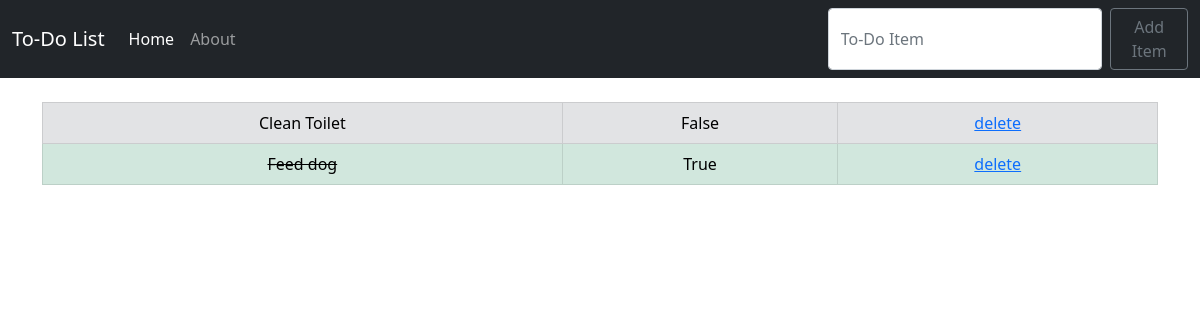
Before: /home.html with the older database file.
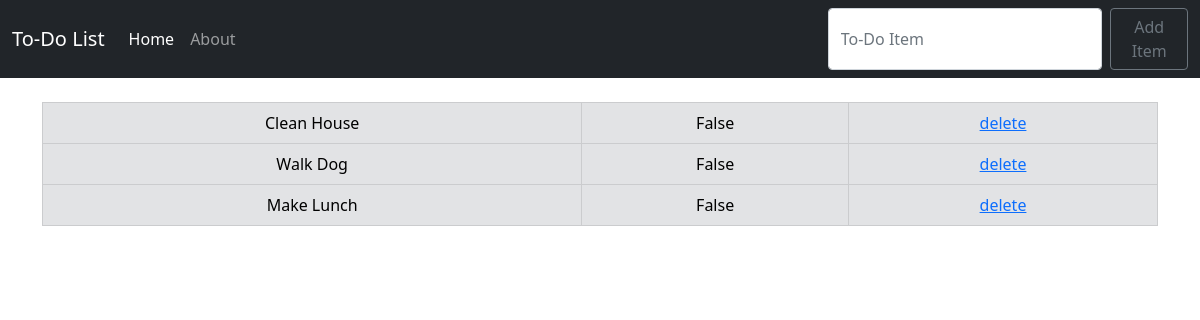
After: the same page with the newer database file.
### todo_list/models.py (models this page shows, shortened)
class List(models.Model):
    item = models.CharField(max_length=200)
    completed = models.BooleanField(default=False)

### todo_list/views.py (the view)
# urls.py: 2. Add a URL to urlpatterns:  path('', views.home, name='home')
def home(request):
    if request.method == 'POST':
        form = ListForm(request.POST or None)
        if form.is_valid():
            form.save()
            all_items = List.objects.all()
            messages.success(request,"Message Posted Successfully")
            return render(request, 'home.html', {'all_items': all_items})
    else:
        all_items = List.objects.all()
        return render(request, 'home.html', {'all_items': all_items})

### todo_list/templates/home.html (shortened to what this page needs)
{% extends 'base.html' %}
{% block content %}
{%  if all_items %}
    <table class="table table-bordered table-dark">
        {% for  items in all_items %}
            {% if items.completed %}
                <tr class = "table-success">
                    <td class="striker" style="text-align :center;">{{items.item}} </td>
                    <td style="text-align :center;">{{items.completed}}</td>
                    <td style="text-align :center;"><a href="{% url 'delete' items.id %}">delete</a></td>
                </tr>
            {% else %}
            <tr class = "table-secondary">
                <td style="text-align :center;">{{items.item}} </td>
                <td style="text-align :center;">{{items.completed}}</td>
                <td style="text-align :center;"><a href="{% url 'delete' items.id %}">delete</a></td>
            </tr>
            {% endif %}
        {% endfor %}
    </table>
{% endif %}
{% endblock %}

### todo_list/templates/base.html (shortened to what this page needs)
{% load static %}
<!doctype html>
<html lang="en">
  <head>
    <link href="https://cdn.jsdelivr.net/npm/bootstrap@5.1.3/dist/css/bootstrap.min.css" rel="stylesheet">
    <link href="{% static 'css/my_style.css' %}" rel="stylesheet" >
  </head>
  <body>
    <nav class="navbar navbar-expand-lg navbar-dark bg-dark">
        <div class="container-fluid">
          <a class="navbar-brand" href="home.html">To-Do List</a>
          <div class="collapse navbar-collapse" id="navbarSupportedContent">
            <ul class="navbar-nav me-auto mb-2 mb-lg-0">
              <li class="nav-item">
                <a class="nav-link active" aria-current="page" href="home.html">Home</a>
              </li>
              <li class="nav-item">
                <a class="nav-link" href="about.html">About</a>
              </li>
            </ul>
            <form class="d-flex" method = "POST">
              <input class="form-control me-2" type="search" placeholder="To-Do Item" aria-label="Search" name="item">
              <button class="btn btn-outline-secondary" type="submit">Add Item</button>
            </form>
          </div>
        </div>
      </nav>
    <br>
      <div class="container">
        {% block content %}
        {% endblock %}
      </div>
  </body>
</html>

Changed rows visible on the page:
removed List: item "Clean Toilet", completed "False"
removed List: item "Feed dog", completed "True"
added List: item "Clean House", completed "False"
added List: item "Walk Dog", completed "False"
added List: item "Make Lunch", completed "False"
